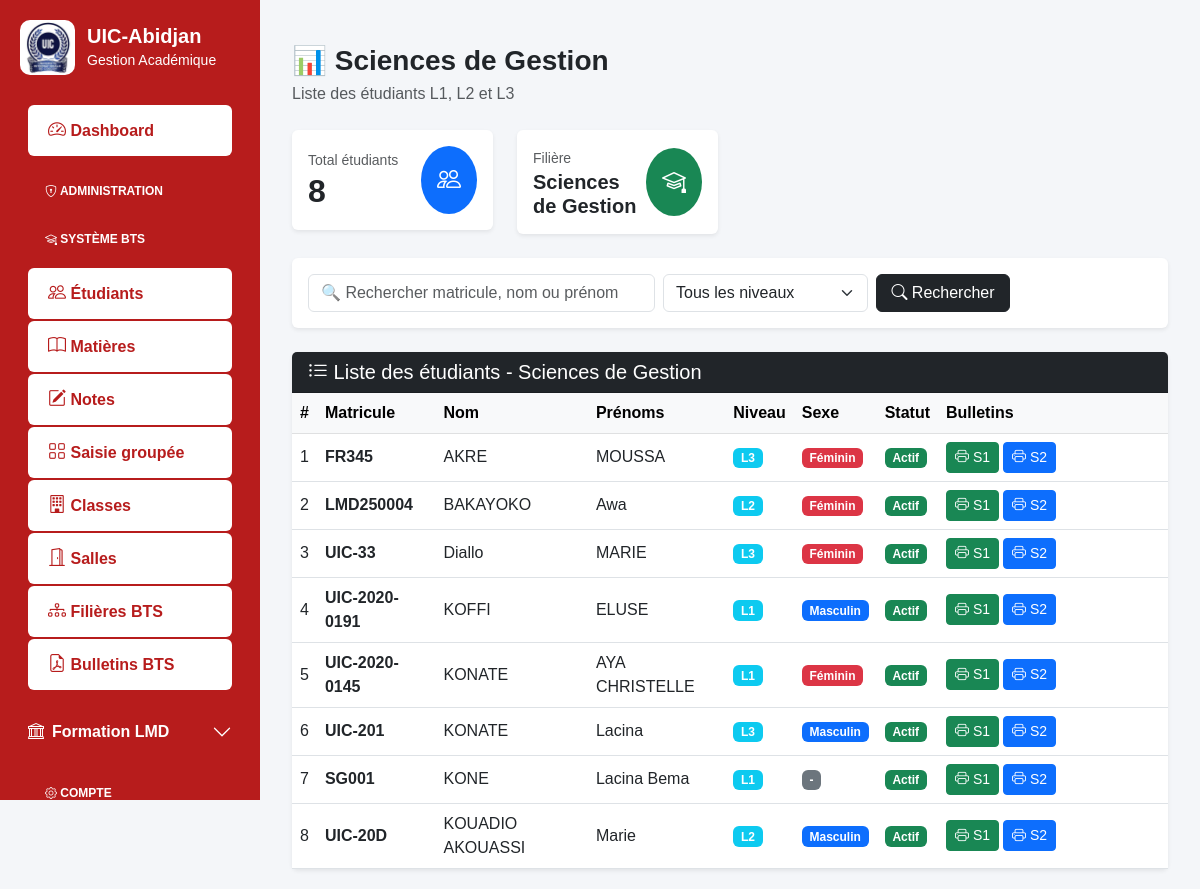
Screenshot of /lmd/gestion/bulletins/ (signed in) with the database file from the repository.
### lmd/models.py (models this page shows, shortened)
class EtudiantLMD(models.Model):
    user = models.OneToOneField(
        User,
        on_delete=models.CASCADE,
        null=True,
        blank=True,
        related_name="etudiant_lmd"
    )
    matricule = models.CharField(
        max_length=50,
        unique=True,
        db_index=True
    )
    nom = models.CharField(
        max_length=100,
        db_index=True
    )
    prenoms = models.CharField(
        max_length=150
    )
    sexe = models.CharField(
        max_length=1,
        choices=(
            ('M', 'Masculin'),
            ('F', 'Féminin'),
        )
    )
    STATUTS = [
        ("AF", "Affecté"),
        ("NF", "Non Affecté"),
    ]
    statut = models.CharField(
        max_length=20,
        choices=STATUTS,
        default="NF"
    )
    date_naissance = models.DateField(
        null=True,
        blank=True
    )
    lieu_naissance = models.CharField(
        max_length=100,
        blank=True,
        null=True
    )
    telephone = models.CharField(
        max_length=30,
        blank=True
    )
    email = models.EmailField(
        blank=True
    )
    NIVEAUX = [
        ("L1", "Licence 1"),
        ("L2", "Licence 2"),
        ("L3", "Licence 3"),
        ("M1", "Master 1"),
        ("M2", "Master 2"),
        ("DOC", "Doctorat"),
    ]
    niveau = models.CharField(
        max_length=10,
        choices=NIVEAUX,
        db_index=True
    )
    filiere = models.ForeignKey(
        "FiliereLMD",
        on_delete=models.CASCADE,
        related_name="etudiants"
    )
    annee_academique = models.CharField(
        max_length=20,
        db_index=True
    )
    date_inscription = models.DateTimeField(
        auto_now_add=True
    )
    actif = models.BooleanField(
        default=True
    )
    class Meta:
        ordering = [
            "nom",
            "prenoms"
        ]
        constraints = [
            models.UniqueConstraint(
                fields=[
                    "matricule",
                    "annee_academique"
                ],
                name="unique_etudiant_annee"
            )
        ]

### lmd/views.py (the view)
# urls.py: path("gestion/bulletins/",views.liste_bulletins_gestion,name="liste_bulletins_gestion"),
@login_required(login_url="login")
@role_required("ADMIN")
def liste_bulletins_gestion(request):
    filiere = get_object_or_404(
        FiliereLMD,
        libelle="Sciences de Gestion"
    )
    etudiants = EtudiantLMD.objects.filter(
        filiere=filiere
    ).order_by("nom", "prenoms")
    print("========== TEST ==========")
    print("Filière :", filiere.libelle)
    print("Nombre d'étudiants :", etudiants.count())
    for e in etudiants:
        print(e.matricule, e.nom, e.prenoms)
    return render(
        request,
        "lmd/l3/gestion/bulletins.html",
        {
            "etudiants": etudiants,
            "filiere": filiere
        }
    )

### lmd/templates/lmd/l3/gestion/bulletins.html (shortened to what this page needs)
{% extends "base.html" %}
{% block content %}
<div class="container-fluid mt-4">
<div class="d-flex justify-content-between align-items-center mb-4">
    <div>
        <h3 class="fw-bold mb-1">
            📊 Sciences de Gestion
        </h3>
        <p class="text-muted mb-0">
            Liste des étudiants L1, L2 et L3
        </p>
    </div>
</div>
<div class="row g-4 mb-4">
    <div class="col-md-3">
        <div class="card border-0 shadow-sm">
            <div class="card-body">
                <div class="d-flex justify-content-between align-items-center">
                    <div>
                        <small class="text-muted">
                            Total étudiants
                        </small>
                        <h2 class="fw-bold mb-0">
                            {{ etudiants|length }}
                        </h2>
                    </div>
                    <div class="bg-primary text-white rounded-circle p-3">
                        <i class="bi bi-people fs-4"></i>
                    </div>
                </div>
            </div>
        </div>
    </div>
    <div class="col-md-3">
        <div class="card border-0 shadow-sm">
            <div class="card-body">
                <div class="d-flex justify-content-between align-items-center">
                    <div>
                        <small class="text-muted">
                            Filière
                        </small>
                        <h5 class="fw-bold mb-0">
                            Sciences de Gestion
                        </h5>
                    </div>
                    <div class="bg-success text-white rounded-circle p-3">
                        <i class="bi bi-mortarboard fs-4"></i>
                    </div>
                </div>
            </div>
        </div>
    </div>
</div>
<div class="card shadow-sm border-0 mb-4">
    <div class="card-body">
        <form method="get">
            <div class="row g-2">
                <div class="col-md-5">
                    <input
                        type="text"
                        name="q"
                        value="{{ request.GET.q }}"
                        class="form-control"
                        placeholder="🔍 Rechercher matricule, nom ou prénom">
                </div>
                <div class="col-md-3">
                    <select name="niveau" class="form-select">
                        <option value="">
                            Tous les niveaux
                        </option>
                    </select>
                </div>
                <div class="col-md-2">
                    <button type="submit"
                            class="btn btn-dark w-100">
                        <i class="bi bi-search"></i>
                        Rechercher
                    </button>
                </div>
            </div>
        </form>
    </div>
</div>
<div class="card shadow-sm border-0">
    <div class="card-header bg-dark text-white">
        <h5 class="mb-0">
            <i class="bi bi-list-ul"></i>
            Liste des étudiants - Sciences de Gestion
        </h5>
    </div>
    <div class="card-body p-0">
        <div class="table-responsive">
            <table class="table table-hover align-middle mb-0">
                <thead class="table-light">
                    <tr>
                        <th>#</th>
                        <th>Matricule</th>
                        <th>Nom</th>
                        <th>Prénoms</th>
                        <th>Niveau</th>
                        <th>Sexe</th>
                        <th>Statut</th>
                        <th width="230">
                            Bulletins
                        </th>
                    </tr>
                </thead>
                <tbody>
                {% for etudiant in etudiants %}
                    <tr>
                        <td>
                            {{ forloop.counter }}
                        </td>
                        <td class="fw-bold">
                            {{ etudiant.matricule }}
                        </td>
                        <td>
                            {{ etudiant.nom }}
                        </td>
                        <td>
                            {{ etudiant.prenoms }}
                        </td>
                        <td>
                            <span class="badge bg-info">
                                {{ etudiant.niveau }}
                            </span>
                        </td>
                        <td>
                            {% if etudiant.sexe == "M" %}
                                <span class="badge bg-primary">
                                    Masculin
                                </span>
                            {% elif etudiant.sexe == "F" %}
                                <span class="badge bg-danger">
                                    Féminin
                                </span>
                            {% else %}
                                <span class="badge bg-secondary">
                                    -
                                </span>
                            {% endif %}
                        </td>
                        <td>
                            {% if etudiant.actif %}
                                <span class="badge bg-success">
                                    Actif
                                </span>
                            {% else %}
                                <span class="badge bg-secondary">
                                    Inactif
                                </span>
                            {% endif %}
                        </td>
                        <td>
                            <div class="d-flex gap-1">
                                <a
                                    href="{% url 'bulletin_gestion_lmd_pdf' etudiant.id 'S1' %}"
                                    class="btn btn-sm btn-success"
                                    target="_blank"
                                    title="Imprimer le bulletin du semestre 1">
                                    <i class="bi bi-printer"></i>
                                    S1
                                </a>
                                <a
                                    href="{% url 'bulletin_gestion_lmd_pdf' etudiant.id 'S2' %}"
                                    class="btn btn-sm btn-primary"
                                    target="_blank"
                                    title="Imprimer le bulletin du semestre 2">
                                    <i class="bi bi-printer"></i>
                                    S2
                                </a>
                            </div>
                        </td>
                    </tr>
                {% endfor %}
                </tbody>
            </table>
        </div>
    </div>
</div>
</div>
{% endblock %}

### core/templates/base.html (style rules this page uses)
body { margin: 0; font-family: Arial, sans-serif; background: #f4f6f9; }

### rows the page displays
EtudiantLMD: matricule "FR345", nom "AKRE", prenoms "MOUSSA", niveau "L3", sexe "Féminin", actif "Actif"
EtudiantLMD: matricule "LMD250004", nom "BAKAYOKO", prenoms "Awa", niveau "L2", sexe "Féminin", actif "Actif"
EtudiantLMD: matricule "UIC-33", nom "Diallo", prenoms "MARIE", niveau "L3", sexe "Féminin", actif "Actif"
EtudiantLMD: matricule "UIC-2020-0191", nom "KOFFI", prenoms "ELUSE", niveau "L1", sexe "Masculin", actif "Actif"
EtudiantLMD: matricule "UIC-2020-0145", nom "KONATE", prenoms "AYA CHRISTELLE", niveau "L1", sexe "Féminin", actif "Actif"
EtudiantLMD: matricule "UIC-201", nom "KONATE", prenoms "Lacina", niveau "L3", sexe "Masculin", actif "Actif"
EtudiantLMD: matricule "SG001", nom "KONE", prenoms "Lacina Bema", niveau "L1", actif "Actif"
EtudiantLMD: matricule "UIC-20D", nom "KOUADIO AKOUASSI", prenoms "Marie", niveau "L2", sexe "Masculin", actif "Actif"

### other values shown
{{ etudiants|length }} "8"
